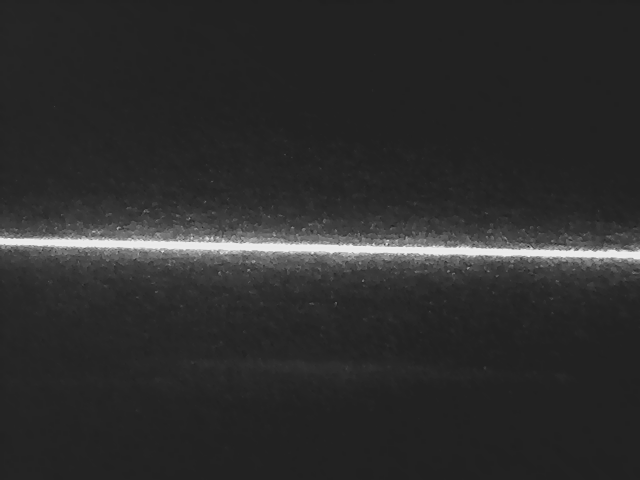
//> input picture data/laser/laser.bmp, 640 x 480 px
$ ./imagePartition   (built with g++ and OpenCV 4)
//> lines starting //> are read from the running program, lines starting //| are printed output that depends on the picture
#include <opencv2/core/core.hpp>
#include <opencv2/imgproc/imgproc.hpp>
#include <opencv2/highgui/highgui.hpp>
#include <opencv2/stitching/detail/seam_finders.hpp>
#include <opencv2/core/mat.hpp>
const int OVERLAPREGION = 50;

#if 1
// [72 lines left out: function FindGap, not called in this run]
#endif


int main()
{
	cv::Mat src = cv::imread("laser.bmp");
//> src is the input picture: 480 rows x 640 cols, CV_8UC3; min 27, max 235, mean 45.3
	if (src.empty())
	{
		return -1;
	}

	int width = src.cols;
//> width = 640
	int height = src.rows;
//> height = 480

	cv::Mat srcLeft = src(cv::Range(0, height), cv::Range(0, OVERLAPREGION));
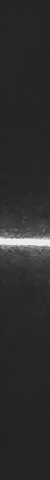
//> srcLeft: 480 rows x 50 cols, CV_8UC3; min 34, max 235, mean 44.9
	cv::imshow("Partition Image", srcLeft);

	cv::Mat srcRight= src(cv::Range(0, height), cv::Range(OVERLAPREGION, width));
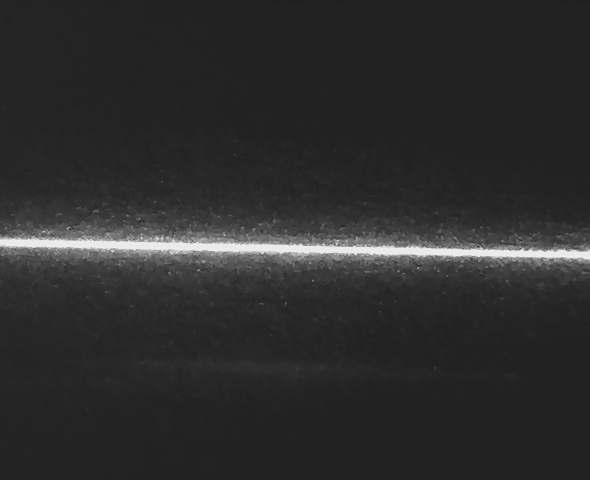
//> srcRight: 480 rows x 590 cols, CV_8UC3; min 27, max 235, mean 45.3
	cv::imshow("Partition Image", srcRight);

	cv::Mat dst;
	cv::hconcat(srcLeft, srcRight, dst);

	cv::imshow("result Iamge", dst);
	cv::imwrite("merge.png", dst);

	//FindGap(src, srcPartition);
	cv::waitKey(0);
	return 0;

}
